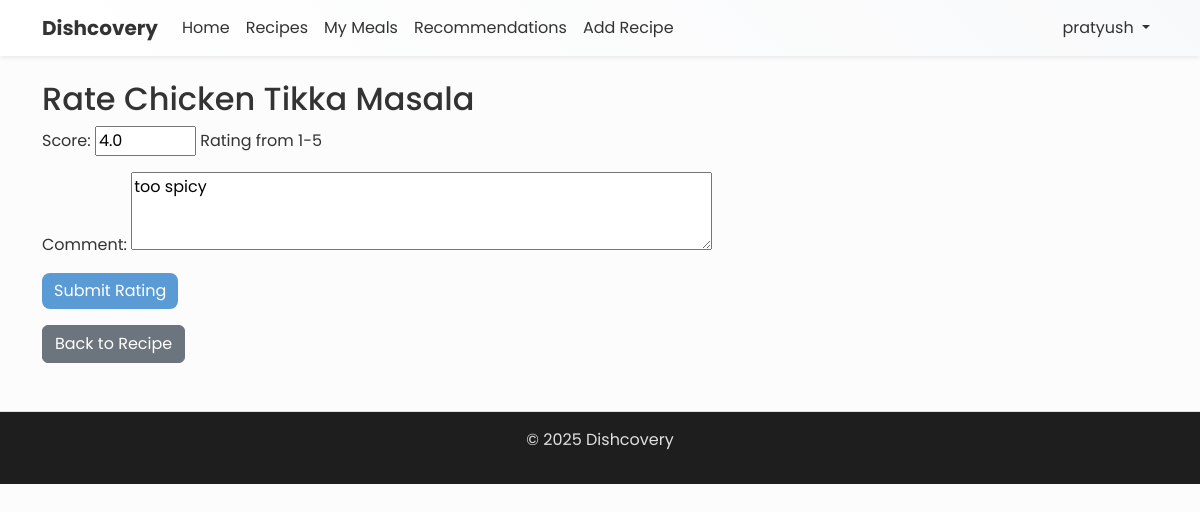
/recipes/2/rate/ (signed in), run on the app's committed database.
### core/models.py (models this page shows, shortened)
class User(AbstractUser):
    is_admin = models.BooleanField(default=False)

class Recipe(models.Model):
    id = models.AutoField(primary_key=True)
    name = models.CharField(max_length=30)
    recipe = models.TextField()
    author = models.ForeignKey(User, on_delete=models.CASCADE, related_name='created_recipes')
    cooking_time = models.IntegerField(help_text="Cooking time in minutes")
    image = models.ImageField(upload_to='recipes/', blank=True, null=True)
    protein = models.FloatField()
    carbs = models.FloatField()
    fat = models.FloatField()
    calories = models.FloatField()
    ingredients = models.TextField()
    tags = models.TextField(help_text="Comma separated tags")

class Rating(models.Model):
    id = models.AutoField(primary_key=True)
    user = models.ForeignKey(User, on_delete=models.CASCADE, related_name='ratings')
    recipe = models.ForeignKey(Recipe, on_delete=models.CASCADE, related_name='ratings')
    score = models.FloatField(help_text="Rating from 1-5")
    rated_at = models.DateTimeField(auto_now_add=True)
    comment = models.TextField(blank=True, null=True)
    class Meta:
        unique_together = ('user', 'recipe')

### core/views.py (the view)
# urls.py: path('recipes/<int:recipe_id>/rate/', views.rate_recipe, name='rate_recipe'),
@login_required
def rate_recipe(request, recipe_id):
    recipe = get_object_or_404(Recipe, id=recipe_id)
    existing_rating = Rating.objects.filter(
        user=request.user,
        recipe=recipe
    ).first()
    if request.method == 'POST':
        form = RatingForm(request.POST, instance=existing_rating)
        if form.is_valid():
            rating = form.save(commit=False)
            if not existing_rating:
                rating.user = request.user
                rating.recipe = recipe
            rating.save()
            messages.success(request, "Your rating has been saved!")
            return redirect('recipe_detail', pk=recipe.id)
    else:
        if existing_rating:
            form = RatingForm(instance=existing_rating)
        else:
            form = RatingForm()
    context = {
        'form': form,
        'recipe': recipe
    }
    return render(request, 'recipes/recipe_rating.html', context)

### core/forms.py
class RatingForm(forms.ModelForm):
    class Meta:
        model = Rating
        fields = ['score', 'comment']
        widgets = {
            'score': forms.NumberInput(attrs={'min': 1, 'max': 5, 'step': 0.5}),
            'comment': forms.Textarea(attrs={'rows': 3})
        }

### core/templates/recipes/recipe_rating.html (shortened to what this page needs)
{% extends 'base.html' %}
{% block content %}
<h2>Rate {{ recipe.name }}</h2>
<form method="post">
    {{ form.as_p }}
    <button type="submit" class="btn btn-primary">Submit Rating</button>
</form>
<a href="{% url 'recipe_detail' recipe.id %}" class="btn btn-secondary mt-3">Back to Recipe</a>
{% endblock %}

### core/templates/base.html (shortened to what this page needs)
{% load static %}
{% load widget_tweaks %}
<!DOCTYPE html>
<html lang="en">
<head>
  <link href="https://cdn.jsdelivr.net/npm/bootstrap@5.3.0/dist/css/bootstrap.min.css" rel="stylesheet">
  <link rel="stylesheet" href="https://cdnjs.cloudflare.com/ajax/libs/font-awesome/6.0.0/css/all.min.css">
  <link rel="stylesheet" href="{% static 'dark-theme.css' %}">
</head>
<body>
  <nav class="navbar navbar-expand-lg navbar-light shadow-sm" style="background: linear-gradient(45deg, #ffffff, #f8f9fa);">
    <div class="container">
      <a class="navbar-brand fw-bold" href="{% url 'home' %}">Dishcovery</a>
      <div class="collapse navbar-collapse" id="navbarNav">
        <ul class="navbar-nav me-auto">
          <li class="nav-item">
            <a class="nav-link" href="{% url 'home' %}">Home</a>
          </li>
          <li class="nav-item">
            <a class="nav-link" href="{% url 'recipe_list' %}">Recipes</a>
          </li>
          {% if user.is_authenticated %}
          <li class="nav-item">
            <a class="nav-link" href="{% url 'meal_list' %}">My Meals</a>
          </li>
          <li class="nav-item">
            <a class="nav-link" href="{% url 'recommendations' %}">Recommendations</a>
          </li>
          <li class="nav-item">
            <a class="nav-link" href="{% url 'recipe_create' %}">Add Recipe</a>
          </li>
          {% endif %}
        </ul>
        <ul class="navbar-nav">
          {% if user.is_authenticated %}
          <li class="nav-item dropdown">
            <a class="nav-link dropdown-toggle" href="#" id="navbarDropdown" role="button" data-bs-toggle="dropdown">
              {{ user.username }}
            </a>
          </li>
          {% endif %}
        </ul>
      </div>
    </div>
  </nav>
  <div class="container mt-4">
    {% block content %}{% endblock %}
  </div>
  <footer class="mt-5 py-3" style="background: #1e1e1e; color: #e0e0e0;">
    <div class="container text-center">
      <p>© {% now "Y" %} Dishcovery</p>
    </div>
  </footer>
</body>
</html>

### dishcovery/static/dark-theme.css (style rules this page uses)
:root { --light-bg: #fcfcfc; --light-surface: #ffffff; --light-card: #ffffff; --light-hover: #f0f0f0; --light-text: #333333; --light-text-secondary: #666666; --light-border: #e0e0e0; --light-primary: #5b9bd5; --light-primary-hover: #4a8ac4; --light-success: #28a745; --light-warning: #ffc107; --light-danger: #dc3545; --light-info: #17a2b8; --border-radius: 8px; --transition-speed: 0.3s; }
body { background-color: var(--light-bg); color: var(--light-text); font-family: 'Poppins', sans-serif; }
.navbar { background-color: var(--light-surface) !important; box-shadow: 0 4px 12px rgba(0, 0, 0, 0.08); }
.navbar-brand, .nav-link { color: var(--light-text) !important; transition: color var(--transition-speed); }
.btn-primary { background-color: var(--light-primary); border: none; border-radius: var(--border-radius); transition: background-color var(--transition-speed); }
footer { border-top: 1px solid var(--light-border); }

### core/templates/base.html (style rules this page uses)
body { font-family: 'Poppins', sans-serif; }

### data on the page
User: username "pratyush"
Recipe: name "Chicken Tikka Masala"
Rating: score "4.0", comment "too spicy"
